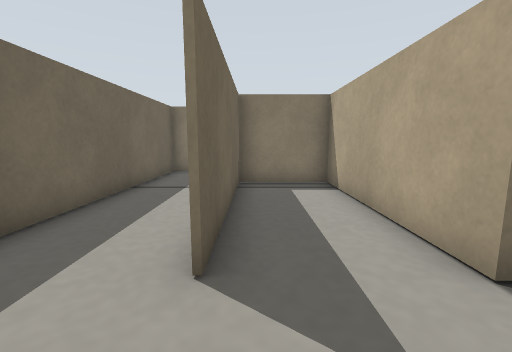
[1] (above)

16 first-person views from a walk through a robot-simulator world made for Gazebo. The camera is 0.14 m above the floor, tilts 8° down and sees 90° across. The floor is counted in squares, 0.1 m on a side. Each view is taken from the middle of a square. On the plan, view 1 faces up. The plan holds only what a view shows up to about 13 squares ahead; the rest is blank. The robots in the file are not drawn.

[2]
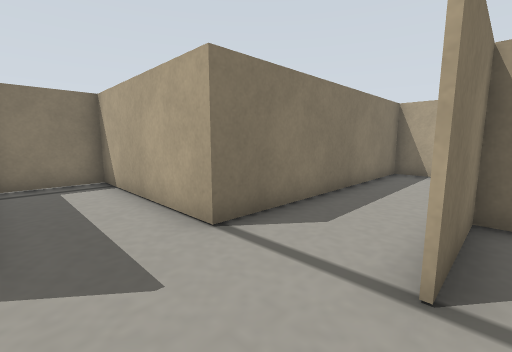

[3]
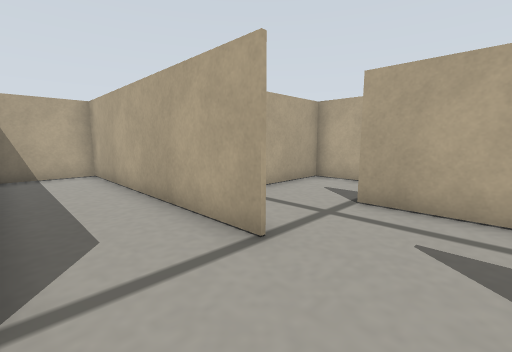

[4]
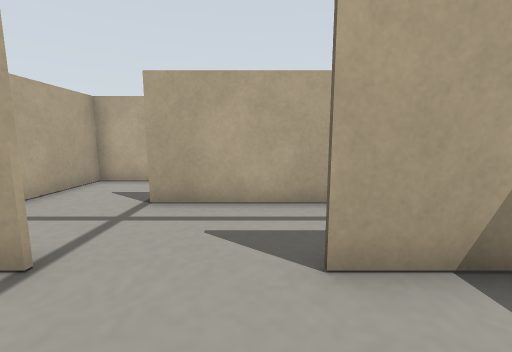

[5]
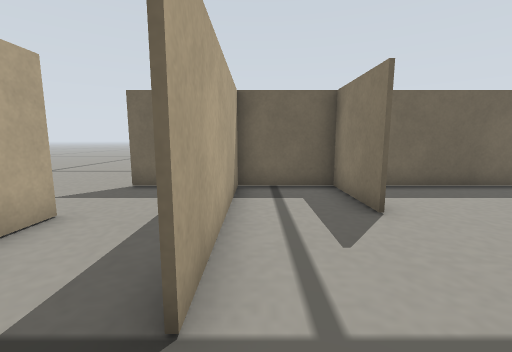

[6]
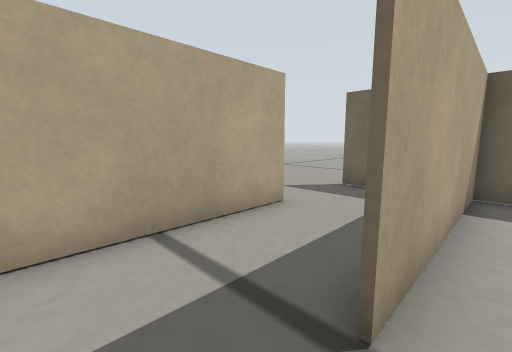

[7]
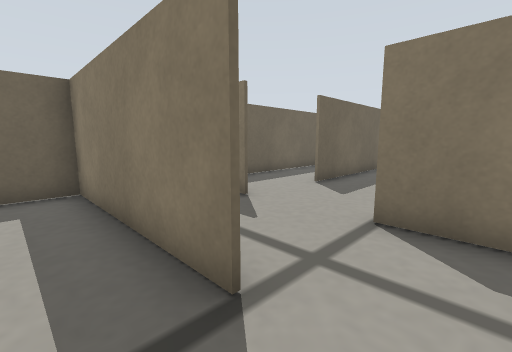

[8]
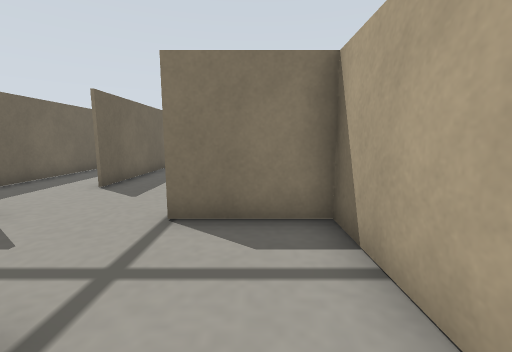

[9]
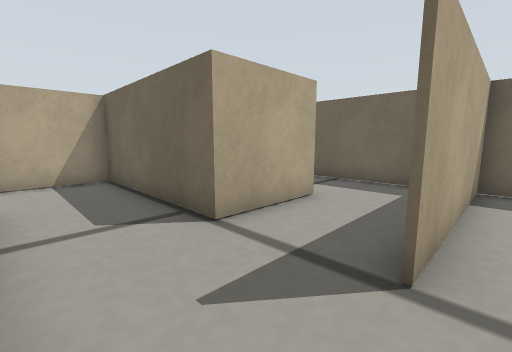

[10]
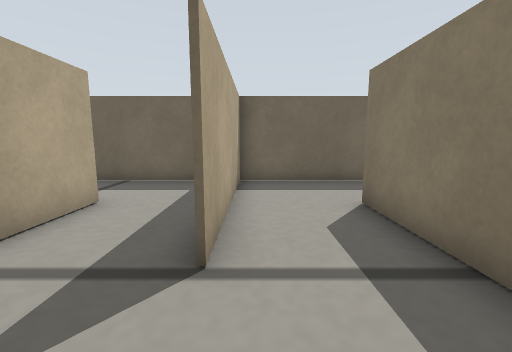

[11]
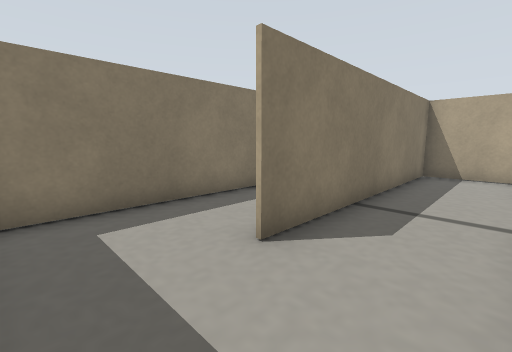

[12]
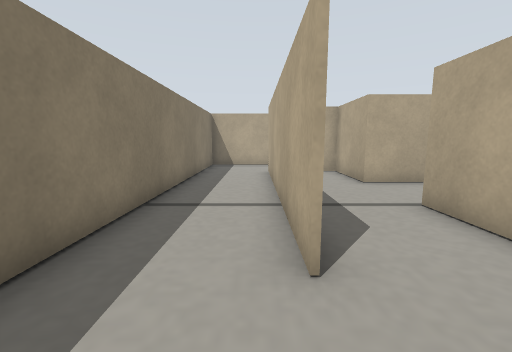

[13]
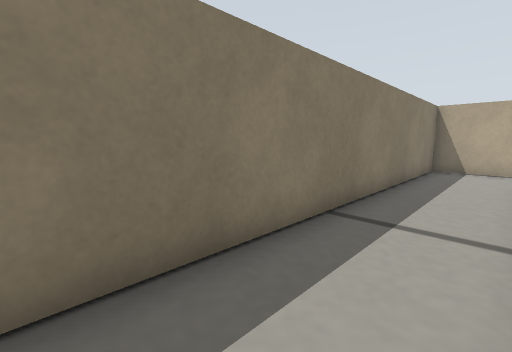

[14]
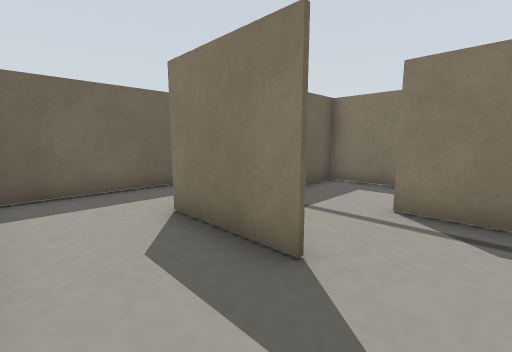

[15]
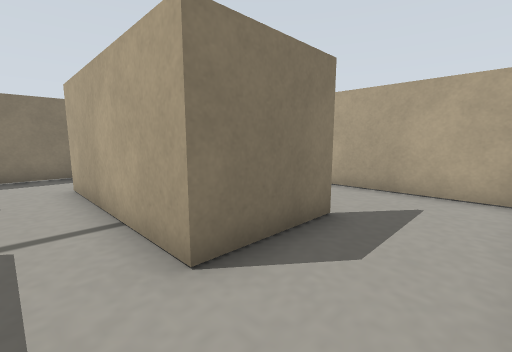

[16]
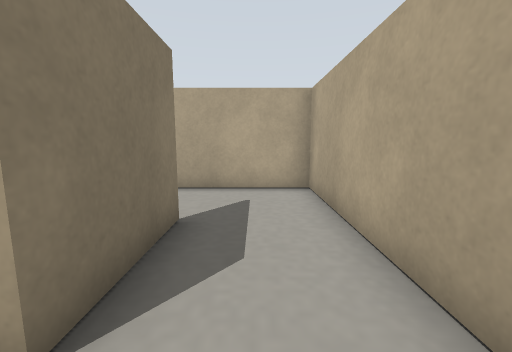

### Floor plan
Points are (right, up) in squares from view 1. A wall is a line through its corners. A room is listed if a view was taken in it or the views show most of it. See-through windows are left out.
Room 1 (views 1, 3, 4)
walls: (2.4, -0.6) (11.4, -0.6) (11.4, 2.1); (11.4, 2.3) (2.4, 2.3) (2.4, 8.3) (-0.5, 8.3) (-0.5, 2.4)
ways out: opening at (1, -1) to room 2; opening at (-1, 1) to room 4
Room 2 (views 2, 5, 6)
walls: (-0.8, -0.6) (-3.6, -0.6) (-3.6, -4); (5.4, -3.6) (5.4, -0.6) (2.4, -0.6); (-3.8, -3.5) (2.4, -3.5)
ways out: opening at (1, -1) to room 1; opening at (3.5, -4) to room 3
Room 3 (views 7, 8)
walls: (2.4, -3.6) (-3.8, -3.6); (-0.6, -6.6) (5.4, -6.6) (5.4, -3.6); (-3.6, -4) (-3.6, -6.7)
ways out: opening at (3.5, -4) to room 2; opening at (-2.8, -7.2)
Room 4 (views 9, 10, 11, 12, 13)
walls: (5.4, 8.5) (5.4, 11.4) (8.4, 11.4) (8.4, 14.3) (-0.6, 14.3); (-0.7, 8.5) (2.5, 8.5); (7.6, 11.4) (5.5, 11.4) (5.5, 9.8); (-0.6, 14.4) (8, 14.4); (-2.9, 11.4) (-3.7, 11.4) (2.4, 11.4); (-3.6, 15.8) (-3.6, 0.9); (11.4, 14.9) (11.4, 17.4) (-3.1, 17.4); (-2.7, -0.6) (-0.7, -0.6)
ways out: opening at (-1, 1) to room 1; opening at (5.5, 8) to room 5
Room 5 (views 14, 15, 16)
walls: (8.4, 5.3) (5.4, 5.3) (5.4, 8.5); (2.5, 8.5) (2.5, 2.4) (11.4, 2.4); (10.1, 8.3) (8.4, 8.3); (11.4, 2.1) (11.4, 7)
ways out: opening at (5.5, 8) to room 4

Positions as (right, up) in squares from view 1, and headings:
1: (0, 0), facing up
2: (0, -1), facing up-right
3: (0, 2), facing down-right
4: (0, 2), facing down
5: (4, -3), facing left
6: (4, -3), facing down-left
7: (4, -5), facing up-left
8: (4, -5), facing up
9: (5, 12), facing down-left
10: (5, 12), facing left
11: (-3, 12), facing up-right
12: (-3, 15), facing right
13: (-2, 15), facing up-right
14: (10, 3), facing up-left
15: (4, 3), facing up-right
16: (4, 4), facing right
